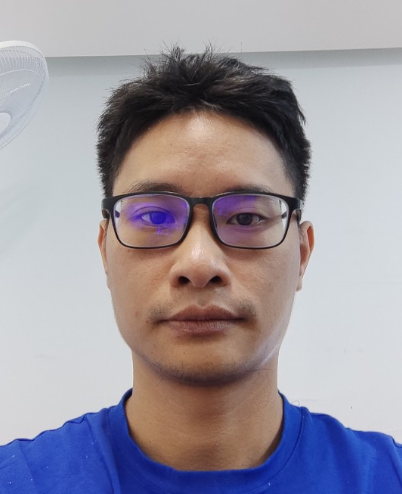
//> input picture 1.png, 402 x 494 px
$ ./helloworld 1.png   (built with g++ and OpenCV 4)
//> lines starting //> are read from the running program, lines starting //| are printed output that depends on the picture; after the words box and inside, x2 and y2 are one past the last pixel; in counts of white or black regions, pixels touching at a corner belong together
#include <stdio.h>
#include <iostream>
#include <string>
#include <chrono>
#include <ctime>
#include <thread>
#include "opencv2/imgproc.hpp"
#include "opencv2/videoio.hpp"
#include "opencv2/highgui.hpp"
#include "opencv2/video/background_segm.hpp"

using namespace std;
using namespace cv;

int main(int argc, char *argv[])
{
    cout << "Hello world\r\n";

    std::string argv_str(argv[0]);
    std::replace(argv_str.begin(), argv_str.end(), '\\', '/');
    std::string baseDir = argv_str.substr(0, argv_str.find_last_of("/"));

    cout << "baseDir: " + baseDir + "\r\n";

    std::string strFromChar;

    Mat img = imread(baseDir + "/1.png", IMREAD_GRAYSCALE);
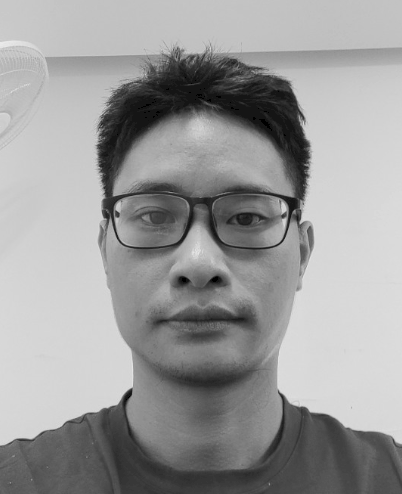
//> img: 494 rows x 402 cols, CV_8UC1; min 0, max 235, mean 154.8
    //Mat img = imread("/home/dunp/work/cmakes-helloworld/1.png", IMREAD_GRAYSCALE);
    Mat dst;

    vector<vector<Point>> contours;
    vector<Vec4i> hierarchy;

    findContours(img, contours, hierarchy, RETR_CCOMP, CHAIN_APPROX_SIMPLE);
//> contours = 47 contours, 43 with area under 20; largest, box (x1, y1, x2, y2) and area: (0, 0, 402, 494) 197693, (258, 118, 272, 130) 60, (211, 276, 219, 283) 30, (181, 277, 187, 283) 22

    dst = Mat::zeros(img.size(), CV_8UC3);
    if (contours.size() == 0)
        return 0;
    // iterate through all the top-level contours,
    // draw each connected component with its own random color
    int idx = 0, largestComp = 0;
    double maxArea = 0;
    for (; idx >= 0; idx = hierarchy[idx][0])
    {
        const vector<Point> &c = contours[idx];
        double area = fabs(contourArea(Mat(c)));
        if (area > maxArea)
        {
            maxArea = area;
            largestComp = idx;
        }
    }
//> this loop made 1 pass
//> (c, area, maxArea) on pass 1: (4 Points (x, y): [0, 0], [0, 493], [401, 493], [401, 0], 197693, 197693)
//> after the loop, idx = -1; maxArea = 197693; largestComp = 0
    Scalar color(0, 0, 255);

    drawContours(dst, contours, largestComp, color, FILLED, LINE_8, hierarchy);
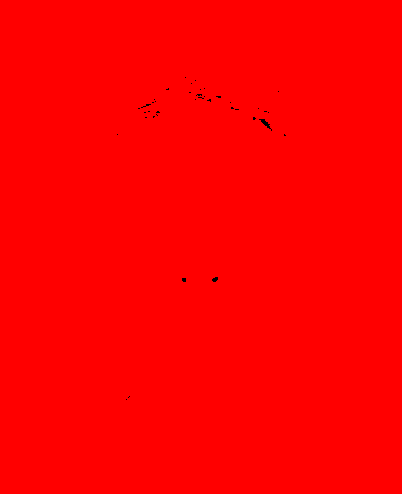
//> dst: 494 rows x 402 cols, CV_8UC3; mean B, G, R 0, 0, 254.8

    //imshow("dst",dst);
    //char keycode = (char)waitKey(0);
    while (true)
    {
        // current date/time based on current system
        time_t now = time(0);

        // convert now to string form
//> (the run ends here: the time limit is reached, at `char *dt = ctime(&now);`)
